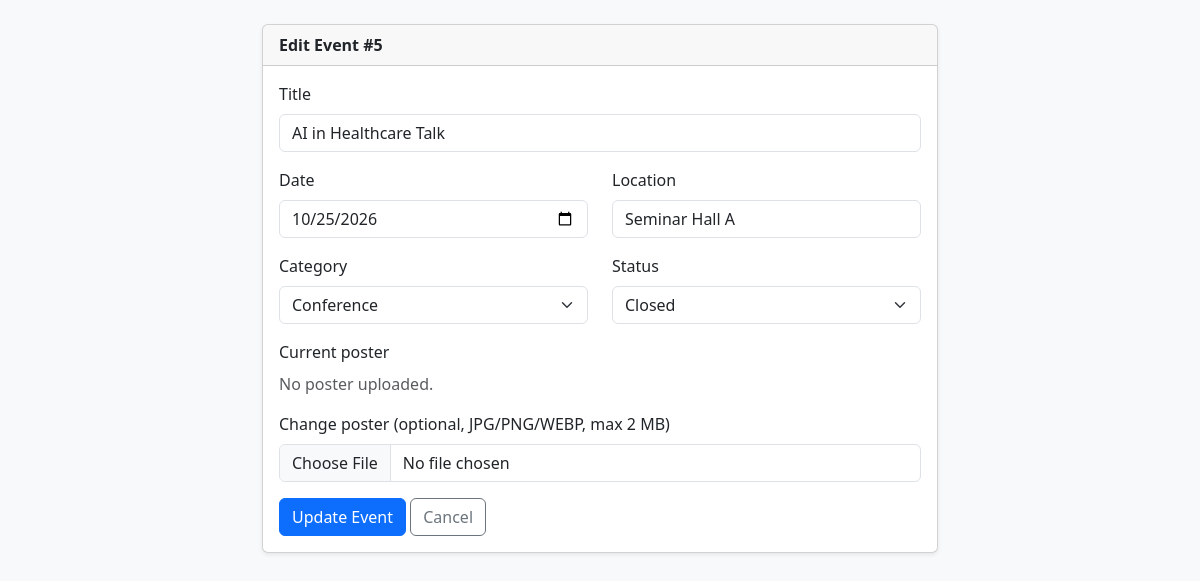
The page /edit.php?id=5 (signed in) on the database its author committed.
### tables this page shows
CREATE TABLE events (
    id INT AUTO_INCREMENT PRIMARY KEY,
    title VARCHAR(150) NOT NULL,
    event_date DATE NOT NULL,
    location VARCHAR(150) NOT NULL,
    category VARCHAR(50) NOT NULL,
    status ENUM('Open','Closed') NOT NULL DEFAULT 'Open',
    poster VARCHAR(255) NULL,  
    created_at TIMESTAMP DEFAULT CURRENT_TIMESTAMP
);

### functions.php (called while the page is built, shortened)
<?php
function e($value) {
    return htmlspecialchars((string)$value, ENT_QUOTES, 'UTF-8');
}

### edit.php (the view, shortened to what this page needs)
<?php
require 'functions.php';
require 'db.php';
$id = (int)($_GET['id'] ?? 0);
$stmt = mysqli_prepare($conn, "SELECT * FROM events WHERE id = ?");
mysqli_stmt_bind_param($stmt, "i", $id);
mysqli_stmt_execute($stmt);
$event = mysqli_fetch_assoc(mysqli_stmt_get_result($stmt));
$form = [
    'title'      => $event['title'],
    'event_date' => $event['event_date'],
    'location'   => $event['location'],
    'category'   => $event['category'],
    'status'     => $event['status'],
];
?>
<!DOCTYPE html>
<html lang="en">
<head>
    <link href="https://cdn.jsdelivr.net/npm/bootstrap@5.3.3/dist/css/bootstrap.min.css" rel="stylesheet">
</head>
<body class="bg-light">
<div class="container py-4" style="max-width: 700px;">
    <div class="card shadow-sm">
        <div class="card-header fw-semibold">Edit Event #<?= (int)$event['id'] ?></div>
        <div class="card-body">
            <form method="POST" action="edit.php?id=<?= (int)$id ?>" enctype="multipart/form-data">
                <div class="mb-3">
                    <label class="form-label" for="title">Title</label>
                    <input class="form-control" id="title" name="title" maxlength="150" value="<?= e($form['title']) ?>" required>
                </div>
                <div class="row">
                    <div class="col-md-6 mb-3">
                        <label class="form-label" for="event_date">Date</label>
                        <input class="form-control" type="date" id="event_date" name="event_date" value="<?= e($form['event_date']) ?>" required>
                    </div>
                    <div class="col-md-6 mb-3">
                        <label class="form-label" for="location">Location</label>
                        <input class="form-control" id="location" name="location" maxlength="150" value="<?= e($form['location']) ?>" required>
                    </div>
                </div>
                <div class="row">
                    <div class="col-md-6 mb-3">
                        <label class="form-label" for="category">Category</label>
                        <select class="form-select" id="category" name="category" required>
                            <?php foreach (CATEGORIES as $c): ?>
                                <option value="<?= e($c) ?>" <?= $form['category'] === $c ? 'selected' : '' ?>><?= e($c) ?></option>
                            <?php endforeach; ?>
                        </select>
                    </div>
                    <div class="col-md-6 mb-3">
                        <label class="form-label" for="status">Status</label>
                        <select class="form-select" id="status" name="status">
                            <?php foreach (STATUSES as $s): ?>
                                <option value="<?= e($s) ?>" <?= $form['status'] === $s ? 'selected' : '' ?>><?= e($s) ?></option>
                            <?php endforeach; ?>
                        </select>
                    </div>
                </div>
                <div class="mb-3">
                    <label class="form-label d-block">Current poster</label>
                    <?php if ($event['poster']): ?>
                        <img class="poster-preview mb-2" src="<?= UPLOAD_URL . e($event['poster']) ?>" alt="Current poster">
                    <?php else: ?>
                        <p class="text-muted">No poster uploaded.</p>
                    <?php endif; ?>
                    <label class="form-label d-block" for="poster">Change poster (optional, JPG/PNG/WEBP, max <?= MAX_POSTER_MB ?> MB)</label>
                    <input class="form-control" type="file" id="poster" name="poster" accept=".jpg,.jpeg,.png,.webp">
                </div>
                <button class="btn btn-primary" type="submit" name="update_event">Update Event</button>
                <a class="btn btn-outline-secondary" href="index.php">Cancel</a>
            </form>
        </div>
    </div>
</div>
</body>
</html>

### rows shown on the page
events: id "5", title "AI in Healthcare Talk", event_date "10/25/2026", location "Seminar Hall A"

### other values the page prints
MAX_POSTER_MB "2"
form field category "Conference"
form field status "Closed"
